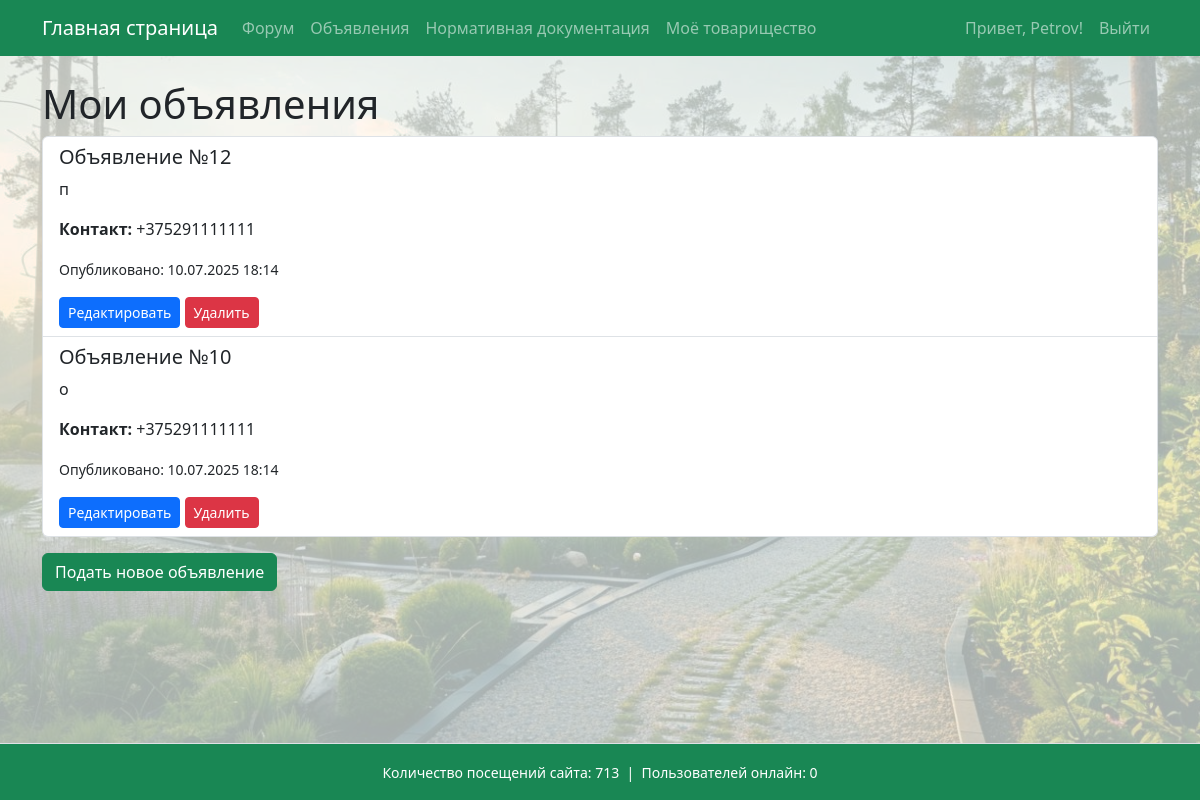
Before: /my-ads/ (signed in) with the older database file.
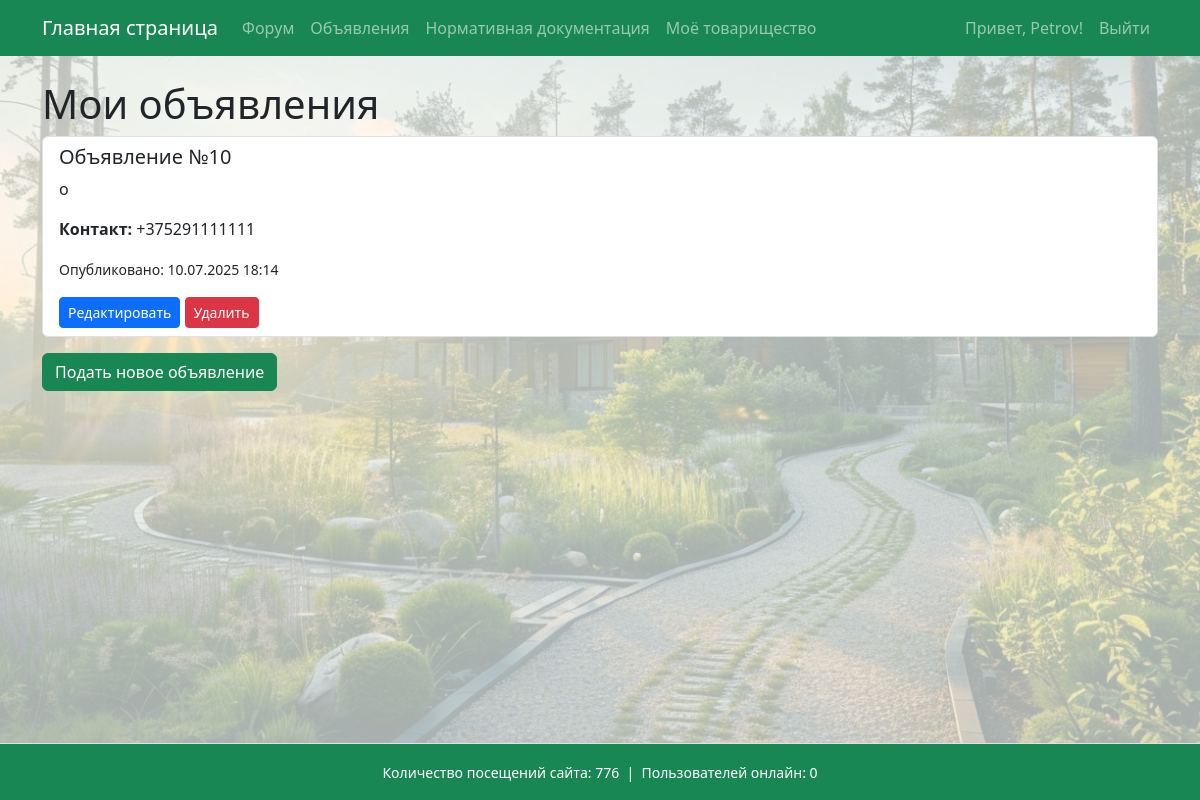
After: the same page with the newer database file.
### garden/models.py (models this page shows, shortened)
class Advertisement(models.Model):
    title = models.CharField(max_length=200)
    description = models.TextField()
    photo = models.ImageField(upload_to='ads_photos/', blank=True, null=True)
    contact = models.CharField(max_length=100, verbose_name='Контакт для связи')  # новое обязательное поле
    owner = models.ForeignKey(settings.AUTH_USER_MODEL, on_delete=models.CASCADE, related_name='advertisements')
    created_at = models.DateTimeField(auto_now_add=True)
    updated_at = models.DateTimeField(auto_now=True)

### garden/views.py (the view)
# urls.py: path('my-ads/', views.my_ads, name='my_ads'),
@login_required
def my_ads(request):
    ads = Advertisement.objects.filter(owner=request.user).order_by('-created_at')
    return render(request, 'my_ads.html', {'ads': ads})

### garden/context_processors.py (called while the page is built)
def total_visits_processor(request):
    counter, created = PageVisit.objects.get_or_create(page_name='main_page')
    return {
        'total_visits': counter.visits
    }

def online_users_processor(request):
    now = timezone.now()
    active_threshold = now - timedelta(seconds=40)  # считаем активными за последние 40 секунд
    online_count = Profile.objects.filter(last_seen__gte=active_threshold).count()
    return {'online_users': online_count}

### garden/templates/my_ads.html (shortened to what this page needs)
{% extends "base.html" %}
{% block content %}
<h1>Мои объявления</h1>
{% if ads %}
    <ul class="list-group">
    {% for ad in ads %}
        <li class="list-group-item">
            <h5>{{ ad.title }}</h5>
            <p>{{ ad.description|truncatewords:30 }}</p>
            <p><strong>Контакт:</strong> {{ ad.contact }}</p>
            <p><small>Опубликовано: {{ ad.created_at|date:"d.m.Y H:i" }}</small></p>
            <a href="{% url 'edit_advertisement' ad.pk %}" class="btn btn-sm btn-primary">Редактировать</a>
            <a href="{% url 'delete_advertisement' ad.pk %}" class="btn btn-sm btn-danger">Удалить</a>
        </li>
    {% endfor %}
    </ul>
{% else %}
    <p>У вас пока нет объявлений.</p>
{% endif %}
<a href="{% url 'create_advertisement' %}" class="btn btn-success mt-3">Подать новое объявление</a>
{% endblock %}

### templates/base.html (shortened to what this page needs)
<!DOCTYPE html>
<html lang="ru">
<head>
    <link rel="stylesheet" href="https://cdn.jsdelivr.net/npm/bootstrap@5.3.0/dist/css/bootstrap.min.css">
</head>
<body>
    <div class="page-container">
        <nav class="navbar navbar-expand-lg navbar-dark bg-success mb-4">
            <div class="container">
                <a class="navbar-brand" href="{% url 'main_page' %}">Главная страница</a>
                <div class="collapse navbar-collapse" id="navbarSupportedContent">
                    <ul class="navbar-nav me-auto mb-2 mb-lg-0">
                        <li class="nav-item"><a class="nav-link" href="{% url 'forum' %}">Форум</a></li>
                        <li class="nav-item"><a class="nav-link" href="{% url 'ads' %}">Объявления</a></li>
                        <li class="nav-item"><a class="nav-link" href="https://strb.by/" target="_blank" rel="noopener noreferrer">Нормативная документация</a></li>
                        <li class="nav-item"><a class="nav-link" href="{% url 'my_community' %}">Моё товарищество</a></li>
                    </ul>
                    <ul class="navbar-nav ms-auto mb-2 mb-lg-0">
                        {% if user.is_authenticated %}
                            <li class="nav-item">
                                <span class="nav-link">Привет, {{ user.username }}!</span>
                            </li>
                            <li class="nav-item">
                                <a class="nav-link" href="#" onclick="event.preventDefault(); document.getElementById('logout-form').submit();">
                                    Выйти
                                </a>
                            </li>
                        {% else %}
                            <li class="nav-item"><a class="nav-link" href="{% url 'login' %}">Войти</a></li>
                        {% endif %}
                    </ul>
                </div>
            </div>
        </nav>
        <main class="content-wrap container">
            {% block content %}
            {% endblock %}
        </main>
        <footer class="bg-success text-center py-3 mt-4 border-top text-white">
            <div class="container">
                <small>
                    Количество посещений сайта: {{ total_visits }}
                      &nbsp;|&nbsp;
                    Пользователей онлайн: {{ online_users }}
                </small>
            </div>
        </footer>
    </div>
</body>
</html>

Changed rows visible on the page:
removed Advertisement: title "Объявление №12", description "п", contact "+375291111111", created_at "10.07.2025 18:14"
Other visible differences:
{{ total_visits }}: "713" → "776"
